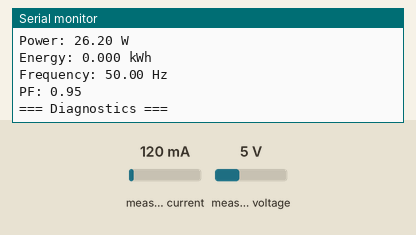
This sketch was run on a simulated ESP8266 (NodeMCU). Shown: the last lines printed to the serial monitor. The inputs (shaded band) are chosen by the test bench; at power-on: measured current 120 mA, measured voltage 5 V.

Above: at 5.2 s.
5.3 s: measured current set to 40 mA
6.9 s: measured voltage set to 0.3 V
At 7.69 s:
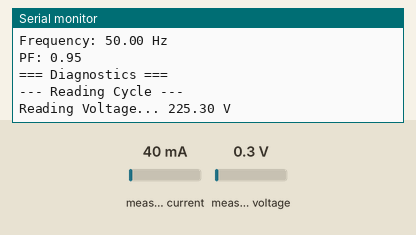
11.3 s: measured current set to 500 mA
At 11.49 s:
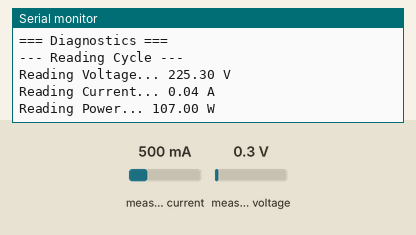
Timing chart, 0 to 14.3 s (numbered marks = the images above; inputs shaded):
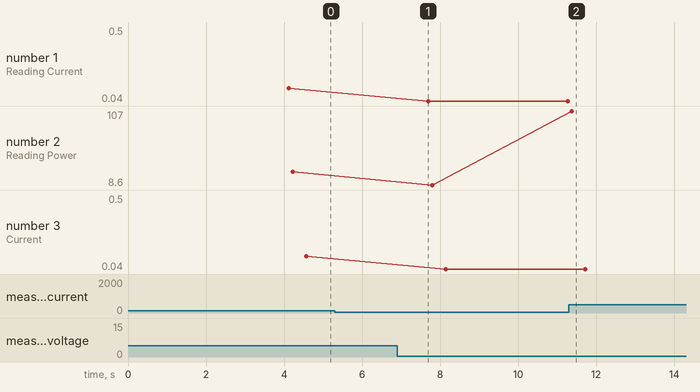

The sketch:

PZEM004T_monitor.ino
```cpp
#include <PZEM004Tv30.h>
#include <SoftwareSerial.h>

#define PZEM_RX_PIN D5   // GPIO14
#define PZEM_TX_PIN D6   // GPIO12

SoftwareSerial pzemSWSerial(PZEM_RX_PIN, PZEM_TX_PIN);
PZEM004Tv30 pzem(pzemSWSerial);

void setup() {
    Serial.begin(115200);
    delay(1000);
    pzemSWSerial.begin(9600);
    delay(1000);

    Serial.println("\n\n=== PZEM-004T Initialization ===");

    // Test communication
    uint8_t addr = pzem.readAddress();
    Serial.print("Sensor Address: 0x");
    Serial.println(addr, HEX);

    if (addr == 0xF8) {
        Serial.println("✓ Communication OK");
    } else if (addr == 0x00 || addr == 0xFF) {
        Serial.println("✗ Communication FAILED - Check RX/TX pins!");
    }

    delay(2000);
}

void loop() {
    Serial.println("\n--- Reading Cycle ---");

    // Read each value with delay
    Serial.print("Reading Voltage... ");
    float voltage = pzem.voltage();
    Serial.print(voltage); Serial.println(" V");

    delay(100);

    Serial.print("Reading Current... ");
    float current = pzem.current();
    Serial.print(current); Serial.println(" A");

    delay(100);

    Serial.print("Reading Power... ");
    float power = pzem.power();
    Serial.print(power); Serial.println(" W");

    delay(100);

    Serial.print("Reading Energy... ");
    float energy = pzem.energy();
    Serial.print(energy); Serial.println(" kWh");

    delay(100);

    Serial.print("Reading Frequency... ");
    float frequency = pzem.frequency();
    Serial.print(frequency); Serial.println(" Hz");

    delay(100);

    Serial.print("Reading Power Factor... ");
    float pf = pzem.pf();
    Serial.println(pf);

    // Summary
    Serial.println("\n=== Summary ===");
    Serial.print("Voltage: ");  Serial.print(voltage);   Serial.println(" V");
    Serial.print("Current: ");  Serial.print(current);   Serial.println(" A");
    Serial.print("Power: ");    Serial.print(power);     Serial.println(" W");
    Serial.print("Energy: ");   Serial.print(energy, 3); Serial.println(" kWh");
    Serial.print("Frequency: ");Serial.print(frequency); Serial.println(" Hz");
    Serial.print("PF: ");       Serial.println(pf);

    // Diagnostic checks
    Serial.println("\n=== Diagnostics ===");
    if (isnan(voltage)) {
        Serial.println("❌ Voltage is NaN");
    }
    if (isnan(current)) {
        Serial.println("❌ Current is NaN (Communication issue?)");
    } else if (current == 0.0) {
        Serial.println("⚠️  Current is 0.0A (Check CT coil!)");
    }

    delay(3000);
}
```

Measured:
- after the input at 6.9 s, the serial monitor: prints a new line after 0.68 s (image 1)
- after the input at 11.3 s, the serial monitor: prints a new line after 0.07 s (image 2)
- plotted number 1: 0.04 → 0.5 after the input at 11.3 s
- plotted number 2: 26.2 → 8.6 after the input at 6.9 s, 8.6 → 107 after the input at 11.3 s
- plotted number 3: 0.04 → 0.5 after the input at 11.3 s
